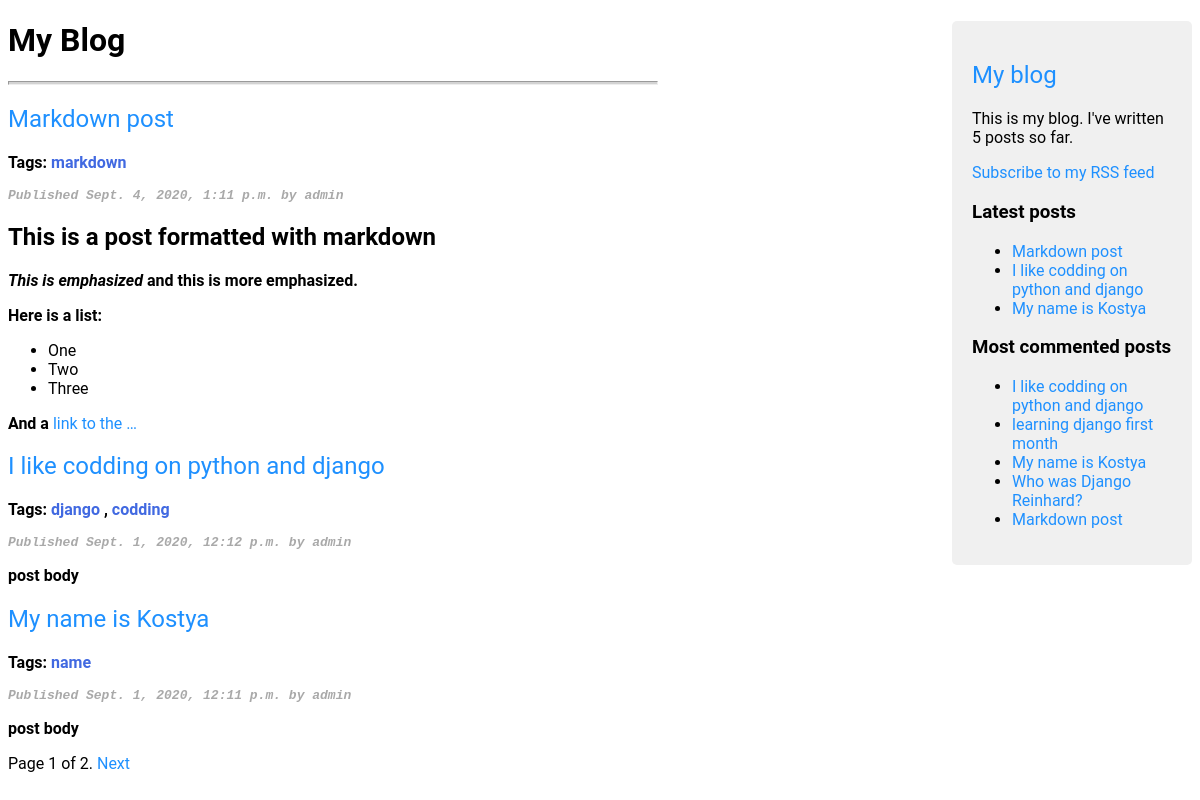
Screenshot of /blog/ with the database file from the repository.
### blog/models.py (models this page shows, shortened)
class Post(models.Model):
    STATUS_CHOICES = (
        ('draft', 'Draft'),
        ('published', 'Published'),
    )
    title = models.CharField(max_length=250)
    slug = models.SlugField(max_length=250, unique_for_date='publish')
    author = models.ForeignKey('auth.User', on_delete=models.CASCADE, related_name='blog_posts')
    body = models.TextField()
    publish = models.DateTimeField(default=timezone.now)
    created = models.DateTimeField(auto_now_add=True)
    updated = models.DateTimeField(auto_now=True)
    status = models.CharField(max_length=10, choices=STATUS_CHOICES, default='draft')
    tags = TaggableManager()
    class Meta:
        ordering = ('-publish',)
    def get_absolute_url(self):
        return reverse('post_detail',
                       args=[self.publish.year,
                             self.publish.strftime('%m'),
                             self.publish.strftime('%d'),
                             self.slug])

### blog/views.py (the view)
# urls.py: re_path(r'^tag/(?P<tag_slug>[-\w]+)/$', views.post_list, name='post_list_by_tag'),
def post_list(request, tag_slug=None):   # tag_slug - необязательный параметр, который находиться в урле
    object_list = Post.objects.filter(status='published')
    tag = None
    if tag_slug:
        tag = get_object_or_404(Tag, slug=tag_slug)
        object_list = object_list.filter(tags__in=[tag])
    paginator = Paginator(object_list, 3)
    page = request.GET.get('page')
    try:
        posts = paginator.page(page)
    except PageNotAnInteger:
        posts = paginator.page(1)
    except EmptyPage:
        posts = paginator.page(paginator.num_pages)
    return render(request, 'blog/post/list.html', {'posts': posts,
                                                   'tag': tag,
                                                   'page': page})

### blog/templatetags/blog_tags.py (called while the page is built)
@register.simple_tag
def total_posts():
    return Post.objects.filter(status='published').count()

@register.inclusion_tag('blog/post/latest_posts.html')
def show_latest_posts(count=5):
    latest_posts = Post.objects.filter(status='published').order_by('-publish')[:count]
    return {'latest_posts': latest_posts}

@register.simple_tag
def get_most_commented_posts(count=5):
    return Post.objects.filter(status='published').annotate(total_comments=Count('comments')).order_by('-total_comments')[:count]

@register.filter(name='markdown')
def markdown_format(text):
    return mark_safe(markdown.markdown(text))

### templates/blog/post/list.html (shortened to what this page needs)
{% extends "blog/base.html" %}
{% load blog_tags %}
{% block content %}
    <h1>My Blog</h1>
    <hr>
    {% for post in posts %}
        <h2>
            <a href="{{ post.get_absolute_url }}">{{ post.title }}</a>
        </h2>
        <p class="tags">
            Tags:
            {% for tag in post.tags.all %}
                <a href="{% url 'post_list_by_tag' tag.slug %}">
                {{ tag.name }}
                </a>
                {% if not forloop.last %}, {% endif %}
            {% endfor %}
        </p>
        <p class="date">
            Published {{ post.publish }} by {{ post.author }}
        </p>
        {{ post.body|markdown|truncatewords:30 }}
    {% endfor %}
    {% include 'pagination.html' with page=posts %}
{% endblock %}

### templates/blog/base.html (shortened to what this page needs)
{% load blog_tags %}
{% load static %}
<!DOCTYPE html>
<html lang="">
<head>
    <link href="{% static "css/blog.css" %}" rel="stylesheet">
</head>
<body>
<div style="">
    <div class="sidebar">
        <h2>
            <a href="{% url 'post_list' %}">My blog</a>
        </h2>
        <p>This is my blog. I've written {% total_posts %} posts so far.</p>
        <p><a href="{% url 'post_feed' %}">Subscribe to my RSS feed</a></p>
        <h3>Latest posts</h3>
        {% show_latest_posts 3 %}
        <h3>Most commented posts</h3>
        {% get_most_commented_posts as most_commented_posts %}
        <ul>
            {% for post in most_commented_posts %}
                <li>
                    <a href="{{ post.get_absolute_url }}">{{ post.title }}</a>
                </li>
            {% endfor %}
        </ul>
    </div>
    <div class="content">
        {% block content %}
        {% endblock %}
    </div>
</div>
</body>
</html>

### templates/blog/post/latest_posts.html
<ul>
    {% for post in latest_posts %}
        <li>
            <a href="{{ post.get_absolute_url }}">{{ post.title }}</a>
        </li>
    {% endfor %}
</ul>

### templates/pagination.html (shortened to what this page needs)
<div class="pagination">
    <span class="step-links">
        <span class="current">
            Page {{ page.number }} of {{ page.paginator.num_pages }}.
        </span>
        {% if page.has_next %}
            <a href="?page={{ page.next_page_number }}">Next</a>
        {% endif %}
    </span>
</div>

### static/css/blog.css (style rules this page uses)
.sidebar { background: #f0f0f0; padding: 20px; width: 200px; float: right; font-family: "Roboto", "Lucida Grande", "DejaVu Sans", "Bitstream Vera Sans", Verdana, Arial, sans-serif; border-radius: 5px; }
.sidebar a { font-weight: normal; text-decoration: none; color: dodgerblue; }
.date { font-family: "Bitstream Vera Sans Mono", Monaco, "Courier New", Courier, monospace; font-style: italic; font-size: small; color: darkgray; }
.content { font-family: "Roboto", "Lucida Grande", "DejaVu Sans", "Bitstream Vera Sans", Verdana, Arial, sans-serif; width: 650px; }
.content a { font-weight: normal; text-decoration: none; color: dodgerblue; }
.content p { font-weight: bolder; }
hr { background-color: lightgray; color: lightgray; height: 2px; }
.tags a { color: royalblue; font-weight: bold; }

### rows the page displays
Post: title "Markdown post", publish "Sept. 4, 2020, 1:11 p.m.", author "admin", body "This is a post formatted with markdown This is emphasized and this is more emphasized . Here is a list: One Two Three And a link to the …"
Post: title "I like codding on python and django", publish "Sept. 1, 2020, 12:12 p.m.", author "admin", body "post body"
Post: title "My name is Kostya", publish "Sept. 1, 2020, 12:11 p.m.", author "admin", body "post body"
Post: title "learning django first month"
Post: title "Who was Django Reinhard?"
Tag: name "markdown"
Tag: name "django"
Tag: name "codding"
Tag: name "name"

### other values shown
{{ page.number }} "1"
{{ page.paginator.num_pages }} "2"
